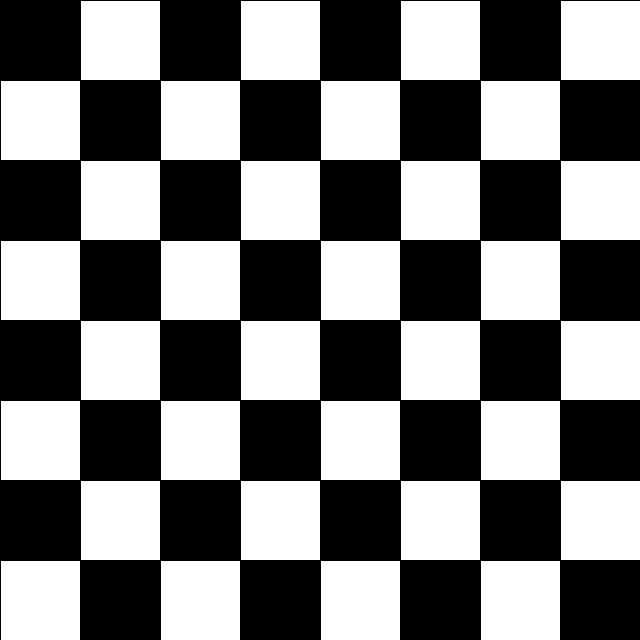
Frame 1 (no input)
Frame 60 (the mouse pressed at the canvas centre just before this capture): identical to frame 1, image omitted
Frame 120 (the mouse held since frame 60 and released just before this capture): identical to frame 1, image omitted

The Processing sketch that drew this single still picture (run headless with seeded random() and noise(); from frame 60 on, the mouse is pressed at the canvas centre):

// Processing sketch: Torsdagsopgave_4_chess
// ── Torsdagsopgave_4_chess.pde
int count=0;

void setup() {
  size(640, 640);
}
void draw() {
  for (int i=0; i<=7; i++) {
    if (count%2==0) {
      fill(0);
      count++;
    } else {
      fill(255);
      count++;
    }
    for (int j=0; j<=7; j++) {
      square(i*80, j*80, 80);
      if (count%2==0) {
        fill(0);
        count++;
      } else {
        fill(255);
        count++;
      }
    }
  }
}
